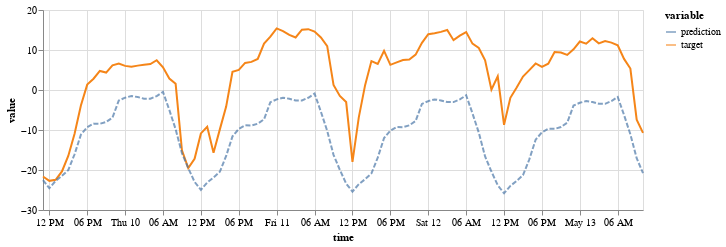

Source (notebook cell):
### Code cell
(on.Plot()
    .add(on.marks.line, input)
    .add(on.marks.line, target)
    .add(on.marks.line, prediction, type='dashed')
    .properties(width=600, height=200)
    .show()
)

### Figure 1 — Vega specification as saved in the notebook (floating-point values rounded to 4 significant figures)
{"$schema": "https://vega.github.io/schema/vega/v5.json", "data": [{"name": "source_0", "values": [], "transform": [{"type": "formula", "expr": "toDate(datum['time'])", "as": "time"}]}, {"name": "source_1", "values": [{"time": "2018-05-09T11:00:00.000", "variable": "target", "value": -21.64}, {"time": "2018-05-09T12:00:00.000", "variable": "target", "value": -22.71}, {"time": "2018-05-09T13:00:00.000", "variable": "target", "value": -22.44}, {"time": "2018-05-09T14:00:00.000", "variable": "target", "value": -20.36}, {"time": "2018-05-09T15:00:00.000", "variable": "target", "value": -16.48}, {"time": "2018-05-09T16:00:00.000", "variable": "target", "value": -10.92}, {"time": "2018-05-09T17:00:00.000", "variable": "target", "value": -3.885}, {"time": "2018-05-09T18:00:00.000", "variable": "target", "value": 1.34}, {"time": "2018-05-09T19:00:00.000", "variable": "target", "value": 2.813}, {"time": "2018-05-09T20:00:00.000", "variable": "target", "value": 4.756}, {"time": "2018-05-09T21:00:00.000", "variable": "target", "value": 4.354}, {"time": "2018-05-09T22:00:00.000", "variable": "target", "value": 6.162}, {"time": "2018-05-09T23:00:00.000", "variable": "target", "value": 6.631}, {"time": "2018-05-10T00:00:00.000", "variable": "target", "value": 6.028}, {"time": "2018-05-10T01:00:00.000", "variable": "target", "value": 5.827}, {"time": "2018-05-10T02:00:00.000", "variable": "target", "value": 6.095}, {"time": "2018-05-10T03:00:00.000", "variable": "target", "value": 6.296}, {"time": "2018-05-10T04:00:00.000", "variable": "target", "value": 6.497}, {"time": "2018-05-10T05:00:00.000", "variable": "target", "value": 7.435}, {"time": "2018-05-10T06:00:00.000", "variable": "target", "value": 5.693}, {"time": "2018-05-10T07:00:00.000", "variable": "target", "value": 2.88}, {"time": "2018-05-10T08:00:00.000", "variable": "target", "value": 1.541}, {"time": "2018-05-10T09:00:00.000", "variable": "target", "value": -15.07}, {"time": "2018-05-10T10:00:00.000", "variable": "target", "value": -19.49}, {"time": "2018-05-10T11:00:00.000", "variable": "target", "value": -17.21}, {"time": "2018-05-10T12:00:00.000", "variable": "target", "value": -10.85}, {"time": "2018-05-10T13:00:00.000", "variable": "target", "value": -9.176}, {"time": "2018-05-10T14:00:00.000", "variable": "target", "value": -15.67}, {"time": "2018-05-10T15:00:00.000", "variable": "target", "value": -9.846}, {"time": "2018-05-10T16:00:00.000", "variable": "target", "value": -4.153}, {"time": "2018-05-10T17:00:00.000", "variable": "target", "value": 4.555}, {"time": "2018-05-10T18:00:00.000", "variable": "target", "value": 5.023}, {"time": "2018-05-10T19:00:00.000", "variable": "target", "value": 6.765}, {"time": "2018-05-10T20:00:00.000", "variable": "target", "value": 7.033}, {"time": "2018-05-10T21:00:00.000", "variable": "target", "value": 7.77}, {"time": "2018-05-10T22:00:00.000", "variable": "target", "value": 11.59}, {"time": "2018-05-10T23:00:00.000", "variable": "target", "value": 13.33}, {"time": "2018-05-11T00:00:00.000", "variable": "target", "value": 15.4}, {"time": "2018-05-11T01:00:00.000", "variable": "target", "value": 14.74}, {"time": "2018-05-11T02:00:00.000", "variable": "target", "value": 13.8}, {"time": "2018-05-11T03:00:00.000", "variable": "target", "value": 13.13}, {"time": "2018-05-11T04:00:00.000", "variable": "target", "value": 15.07}, {"time": "2018-05-11T05:00:00.000", "variable": "target", "value": 15.2}, {"time": "2018-05-11T06:00:00.000", "variable": "target", "value": 14.6}, {"time": "2018-05-11T07:00:00.000", "variable": "target", "value": 13.13}, {"time": "2018-05-11T08:00:00.000", "variable": "target", "value": 10.98}, {"time": "2018-05-11T09:00:00.000", "variable": "target", "value": 1.273}, {"time": "2018-05-11T10:00:00.000", "variable": "target", "value": -1.474}, {"time": "2018-05-11T11:00:00.000", "variable": "target", "value": -3.014}, {"time": "2018-05-11T12:00:00.000", "variable": "target", "value": -17.95}, {"time": "2018-05-11T13:00:00.000", "variable": "target", "value": -6.832}, {"time": "2018-05-11T14:00:00.000", "variable": "target", "value": 1.206}, {"time": "2018-05-11T15:00:00.000", "variable": "target", "value": 7.234}, {"time": "2018-05-11T16:00:00.000", "variable": "target", "value": 6.497}, {"time": "2018-05-11T17:00:00.000", "variable": "target", "value": 9.779}, {"time": "2018-05-11T18:00:00.000", "variable": "target", "value": 6.296}, {"time": "2018-05-11T19:00:00.000", "variable": "target", "value": 6.899}, {"time": "2018-05-11T20:00:00.000", "variable": "target", "value": 7.502}, {"time": "2018-05-11T21:00:00.000", "variable": "target", "value": 7.636}, {"time": "2018-05-11T22:00:00.000", "variable": "target", "value": 8.841}, {"time": "2018-05-11T23:00:00.000", "variable": "target", "value": 11.79}, {"time": "2018-05-12T00:00:00.000", "variable": "target", "value": 13.93}, {"time": "2018-05-12T01:00:00.000", "variable": "target", "value": 14.2}, {"time": "2018-05-12T02:00:00.000", "variable": "target", "value": 14.53}, {"time": "2018-05-12T03:00:00.000", "variable": "target", "value": 15.0}, {"time": "2018-05-12T04:00:00.000", "variable": "target", "value": 12.46}, {"time": "2018-05-12T05:00:00.000", "variable": "target", "value": 13.6}, {"time": "2018-05-12T06:00:00.000", "variable": "target", "value": 14.47}, {"time": "2018-05-12T07:00:00.000", "variable": "target", "value": 11.59}, {"time": "2018-05-12T08:00:00.000", "variable": "target", "value": 10.52}, {"time": "2018-05-12T09:00:00.000", "variable": "target", "value": 7.435}, {"time": "2018-05-12T10:00:00.000", "variable": "target", "value": 0.067}, {"time": "2018-05-12T11:00:00.000", "variable": "target", "value": 3.416}, {"time": "2018-05-12T12:00:00.000", "variable": "target", "value": -8.707}, {"time": "2018-05-12T13:00:00.000", "variable": "target", "value": -1.942}, {"time": "2018-05-12T14:00:00.000", "variable": "target", "value": 0.603}, {"time": "2018-05-12T15:00:00.000", "variable": "target", "value": 3.349}, {"time": "2018-05-12T16:00:00.000", "variable": "target", "value": 4.957}, {"time": "2018-05-12T17:00:00.000", "variable": "target", "value": 6.631}, {"time": "2018-05-12T18:00:00.000", "variable": "target", "value": 5.76}, {"time": "2018-05-12T19:00:00.000", "variable": "target", "value": 6.564}, {"time": "2018-05-12T20:00:00.000", "variable": "target", "value": 9.511}, {"time": "2018-05-12T21:00:00.000", "variable": "target", "value": 9.377}, {"time": "2018-05-12T22:00:00.000", "variable": "target", "value": 8.774}, {"time": "2018-05-12T23:00:00.000", "variable": "target", "value": 10.18}, {"time": "2018-05-13T00:00:00.000", "variable": "target", "value": 12.12}, {"time": "2018-05-13T01:00:00.000", "variable": "target", "value": 11.59}, {"time": "2018-05-13T02:00:00.000", "variable": "target", "value": 12.93}, {"time": "2018-05-13T03:00:00.000", "variable": "target", "value": 11.65}, {"time": "2018-05-13T04:00:00.000", "variable": "target", "value": 12.26}, {"time": "2018-05-13T05:00:00.000", "variable": "target", "value": 11.85}, {"time": "2018-05-13T06:00:00.000", "variable": "target", "value": 11.19}, {"time": "2018-05-13T07:00:00.000", "variable": "target", "value": 7.77}, {"time": "2018-05-13T08:00:00.000", "variable": "target", "value": 5.358}, {"time": "2018-05-13T09:00:00.000", "variable": "target", "value": -7.435}, {"time": "2018-05-13T10:00:00.000", "variable": "target", "value": -10.72}], "transform": [{"type": "formula", "expr": "toDate(datum['time'])", "as": "time"}]}, {"name": "source_2", "values": [{"time": "2018-05-09T11:00:00.000", "variable": "prediction", "value": -22.55}, {"time": "2018-05-09T12:00:00.000", "variable": "prediction", "value": -24.55}, {"time": "2018-05-09T13:00:00.000", "variable": "prediction", "value": -22.71}, {"time": "2018-05-09T14:00:00.000", "variable": "prediction", "value": -21.45}, {"time": "2018-05-09T15:00:00.000", "variable": "prediction", "value": -20.02}, {"time": "2018-05-09T16:00:00.000", "variable": "prediction", "value": -16.07}, {"time": "2018-05-09T17:00:00.000", "variable": "prediction", "value": -11.16}, {"time": "2018-05-09T18:00:00.000", "variable": "prediction", "value": -9.307}, {"time": "2018-05-09T19:00:00.000", "variable": "prediction", "value": -8.419}, {"time": "2018-05-09T20:00:00.000", "variable": "prediction", "value": -8.452}, {"time": "2018-05-09T21:00:00.000", "variable": "prediction", "value": -8.002}, {"time": "2018-05-09T22:00:00.000", "variable": "prediction", "value": -6.902}, {"time": "2018-05-09T23:00:00.000", "variable": "prediction", "value": -2.63}, {"time": "2018-05-10T00:00:00.000", "variable": "prediction", "value": -1.926}, {"time": "2018-05-10T01:00:00.000", "variable": "prediction", "value": -1.514}, {"time": "2018-05-10T02:00:00.000", "variable": "prediction", "value": -1.758}, {"time": "2018-05-10T03:00:00.000", "variable": "prediction", "value": -2.173}, {"time": "2018-05-10T04:00:00.000", "variable": "prediction", "value": -2.184}, {"time": "2018-05-10T05:00:00.000", "variable": "prediction", "value": -1.517}, {"time": "2018-05-10T06:00:00.000", "variable": "prediction", "value": -0.4773}, {"time": "2018-05-10T07:00:00.000", "variable": "prediction", "value": -4.988}, {"time": "2018-05-10T08:00:00.000", "variable": "prediction", "value": -9.805}, {"time": "2018-05-10T09:00:00.000", "variable": "prediction", "value": -15.78}, {"time": "2018-05-10T10:00:00.000", "variable": "prediction", "value": -19.53}, {"time": "2018-05-10T11:00:00.000", "variable": "prediction", "value": -22.97}, {"time": "2018-05-10T12:00:00.000", "variable": "prediction", "value": -24.97}, {"time": "2018-05-10T13:00:00.000", "variable": "prediction", "value": -23.13}, {"time": "2018-05-10T14:00:00.000", "variable": "prediction", "value": -21.87}, {"time": "2018-05-10T15:00:00.000", "variable": "prediction", "value": -20.44}, {"time": "2018-05-10T16:00:00.000", "variable": "prediction", "value": -16.49}, {"time": "2018-05-10T17:00:00.000", "variable": "prediction", "value": -11.59}, {"time": "2018-05-10T18:00:00.000", "variable": "prediction", "value": -9.729}, {"time": "2018-05-10T19:00:00.000", "variable": "prediction", "value": -8.841}, {"time": "2018-05-10T20:00:00.000", "variable": "prediction", "value": -8.874}, {"time": "2018-05-10T21:00:00.000", "variable": "prediction", "value": -8.424}, {"time": "2018-05-10T22:00:00.000", "variable": "prediction", "value": -7.324}, {"time": "2018-05-10T23:00:00.000", "variable": "prediction", "value": -3.052}, {"time": "2018-05-11T00:00:00.000", "variable": "prediction", "value": -2.348}, {"time": "2018-05-11T01:00:00.000", "variable": "prediction", "value": -1.936}, {"time": "2018-05-11T02:00:00.000", "variable": "prediction", "value": -2.181}, {"time": "2018-05-11T03:00:00.000", "variable": "prediction", "value": -2.595}, {"time": "2018-05-11T04:00:00.000", "variable": "prediction", "value": -2.606}, {"time": "2018-05-11T05:00:00.000", "variable": "prediction", "value": -1.939}, {"time": "2018-05-11T06:00:00.000", "variable": "prediction", "value": -0.8994}, {"time": "2018-05-11T07:00:00.000", "variable": "prediction", "value": -5.41}, {"time": "2018-05-11T08:00:00.000", "variable": "prediction", "value": -10.23}, {"time": "2018-05-11T09:00:00.000", "variable": "prediction", "value": -16.2}, {"time": "2018-05-11T10:00:00.000", "variable": "prediction", "value": -19.96}, {"time": "2018-05-11T11:00:00.000", "variable": "prediction", "value": -23.4}, {"time": "2018-05-11T12:00:00.000", "variable": "prediction", "value": -25.39}, {"time": "2018-05-11T13:00:00.000", "variable": "prediction", "value": -23.55}, {"time": "2018-05-11T14:00:00.000", "variable": "prediction", "value": -22.3}, {"time": "2018-05-11T15:00:00.000", "variable": "prediction", "value": -20.86}, {"time": "2018-05-11T16:00:00.000", "variable": "prediction", "value": -16.92}, {"time": "2018-05-11T17:00:00.000", "variable": "prediction", "value": -12.01}, {"time": "2018-05-11T18:00:00.000", "variable": "prediction", "value": -10.15}, {"time": "2018-05-11T19:00:00.000", "variable": "prediction", "value": -9.264}, {"time": "2018-05-11T20:00:00.000", "variable": "prediction", "value": -9.296}, {"time": "2018-05-11T21:00:00.000", "variable": "prediction", "value": -8.846}, {"time": "2018-05-11T22:00:00.000", "variable": "prediction", "value": -7.746}, {"time": "2018-05-11T23:00:00.000", "variable": "prediction", "value": -3.474}, {"time": "2018-05-12T00:00:00.000", "variable": "prediction", "value": -2.77}, {"time": "2018-05-12T01:00:00.000", "variable": "prediction", "value": -2.358}, {"time": "2018-05-12T02:00:00.000", "variable": "prediction", "value": -2.603}, {"time": "2018-05-12T03:00:00.000", "variable": "prediction", "value": -3.017}, {"time": "2018-05-12T04:00:00.000", "variable": "prediction", "value": -3.029}, {"time": "2018-05-12T05:00:00.000", "variable": "prediction", "value": -2.361}, {"time": "2018-05-12T06:00:00.000", "variable": "prediction", "value": -1.322}, {"time": "2018-05-12T07:00:00.000", "variable": "prediction", "value": -5.832}, {"time": "2018-05-12T08:00:00.000", "variable": "prediction", "value": -10.65}, {"time": "2018-05-12T09:00:00.000", "variable": "prediction", "value": -16.63}, {"time": "2018-05-12T10:00:00.000", "variable": "prediction", "value": -20.38}, {"time": "2018-05-12T11:00:00.000", "variable": "prediction", "value": -23.82}, {"time": "2018-05-12T12:00:00.000", "variable": "prediction", "value": -25.82}, {"time": "2018-05-12T13:00:00.000", "variable": "prediction", "value": -23.97}, {"time": "2018-05-12T14:00:00.000", "variable": "prediction", "value": -22.72}, {"time": "2018-05-12T15:00:00.000", "variable": "prediction", "value": -21.29}, {"time": "2018-05-12T16:00:00.000", "variable": "prediction", "value": -17.34}, {"time": "2018-05-12T17:00:00.000", "variable": "prediction", "value": -12.43}, {"time": "2018-05-12T18:00:00.000", "variable": "prediction", "value": -10.57}, {"time": "2018-05-12T19:00:00.000", "variable": "prediction", "value": -9.686}, {"time": "2018-05-12T20:00:00.000", "variable": "prediction", "value": -9.718}, {"time": "2018-05-12T21:00:00.000", "variable": "prediction", "value": -9.268}, {"time": "2018-05-12T22:00:00.000", "variable": "prediction", "value": -8.168}, {"time": "2018-05-12T23:00:00.000", "variable": "prediction", "value": -3.896}, {"time": "2018-05-13T00:00:00.000", "variable": "prediction", "value": -3.192}, {"time": "2018-05-13T01:00:00.000", "variable": "prediction", "value": -2.78}, {"time": "2018-05-13T02:00:00.000", "variable": "prediction", "value": -3.025}, {"time": "2018-05-13T03:00:00.000", "variable": "prediction", "value": -3.439}, {"time": "2018-05-13T04:00:00.000", "variable": "prediction", "value": -3.451}, {"time": "2018-05-13T05:00:00.000", "variable": "prediction", "value": -2.783}, {"time": "2018-05-13T06:00:00.000", "variable": "prediction", "value": -1.744}, {"time": "2018-05-13T07:00:00.000", "variable": "prediction", "value": -6.254}, {"time": "2018-05-13T08:00:00.000", "variable": "prediction", "value": -11.07}, {"time": "2018-05-13T09:00:00.000", "variable": "prediction", "value": -17.05}, {"time": "2018-05-13T10:00:00.000", "variable": "prediction", "value": -20.8}], "transform": [{"type": "formula", "expr": "toDate(datum['time'])", "as": "time"}]}, {"name": "source_0_color_domain_variable_0", "values": []}, {"name": "source_1_color_domain_variable_1", "values": [{"variable": "target"}]}, {"name": "source_2_color_domain_variable_2", "values": [{"variable": "prediction"}]}], "marks": [{"type": "group", "name": "layer_0_pathgroup", "from": {"facet": {"data": "source_0", "name": "faceted_path_layer_0_main", "groupby": ["variable"]}}, "encode": {"update": {"height": {"field": {"signal": null, "datum": null, "group": "height", "parent": null}}, "width": {"field": {"signal": null, "datum": null, "group": "width", "parent": null}}}}, "marks": [{"type": "line", "name": "layer_0_marks", "from": {"data": "faceted_path_layer_0_main"}, "sort": {"field": "x"}, "encode": {"update": {"x": {"field": "time", "scale": "x"}, "defined": {"signal": "isValid(datum[\"time\"]) && isFinite(+datum[\"time\"]) && isValid(datum[\"value\"]) && isFinite(+datum[\"value\"])"}, "y": {"field": "value", "scale": "y"}, "stroke": {"field": "variable", "scale": "color"}}}, "style": ["line"]}]}, {"type": "group", "name": "layer_1_pathgroup", "from": {"facet": {"data": "source_1", "name": "faceted_path_layer_1_main", "groupby": ["variable"]}}, "encode": {"update": {"width": {"field": {"signal": null, "datum": null, "group": "width", "parent": null}}, "height": {"field": {"signal": null, "datum": null, "group": "height", "parent": null}}}}, "marks": [{"type": "line", "name": "layer_1_marks", "from": {"data": "faceted_path_layer_1_main"}, "sort": {"field": "x"}, "encode": {"update": {"stroke": {"field": "variable", "scale": "color"}, "x": {"field": "time", "scale": "x"}, "y": {"field": "value", "scale": "y"}, "defined": {"signal": "isValid(datum[\"time\"]) && isFinite(+datum[\"time\"]) && isValid(datum[\"value\"]) && isFinite(+datum[\"value\"])"}}}, "style": ["line"]}]}, {"type": "group", "name": "layer_2_pathgroup", "from": {"facet": {"data": "source_2", "name": "faceted_path_layer_2_main", "groupby": ["variable"]}}, "encode": {"update": {"height": {"field": {"signal": null, "datum": null, "group": "height", "parent": null}}, "width": {"field": {"signal": null, "datum": null, "group": "width", "parent": null}}}}, "marks": [{"type": "line", "name": "layer_2_marks", "from": {"data": "faceted_path_layer_2_main"}, "sort": {"field": "x"}, "encode": {"update": {"opacity": {"value": 0.7}, "y": {"field": "value", "scale": "y"}, "x": {"field": "time", "scale": "x"}, "strokeDash": {"value": [5, 2]}, "defined": {"signal": "isValid(datum[\"time\"]) && isFinite(+datum[\"time\"]) && isValid(datum[\"value\"]) && isFinite(+datum[\"value\"])"}, "stroke": {"field": "variable", "scale": "color"}}}, "style": ["line"]}]}], "scales": [{"name": "x", "type": "time", "domain": {"fields": [{"data": "source_0", "field": "time"}, {"data": "source_1", "field": "time"}, {"data": "source_2", "field": "time"}]}, "range": [0, {"signal": "width"}]}, {"name": "y", "type": "linear", "domain": {"fields": [{"data": "source_0", "field": "value"}, {"data": "source_1", "field": "value"}, {"data": "source_2", "field": "value"}]}, "range": [{"signal": "height"}, 0], "zero": true, "nice": true}, {"name": "color", "type": "ordinal", "domain": {"fields": [{"data": "source_0_color_domain_variable_0", "field": "variable"}, {"data": "source_1_color_domain_variable_1", "field": "variable"}, {"data": "source_2_color_domain_variable_2", "field": "variable"}], "sort": true}, "range": "category"}], "axes": [{"scale": "x", "grid": true, "gridScale": "y", "orient": "bottom", "aria": false, "tickCount": {"signal": "ceil(width/40)"}, "domain": false, "minExtent": 0, "ticks": false, "zindex": 0, "maxExtent": 0, "labels": false}, {"scale": "y", "aria": false, "maxExtent": 0, "ticks": false, "zindex": 0, "labels": false, "grid": true, "tickCount": {"signal": "ceil(height/40)"}, "gridScale": "x", "domain": false, "orient": "left", "minExtent": 0}, {"scale": "x", "tickCount": {"signal": "ceil(width/40)"}, "zindex": 0, "labelOverlap": true, "labelFlush": true, "grid": false, "title": "time", "orient": "bottom"}, {"scale": "y", "title": "value", "zindex": 0, "grid": false, "labelOverlap": true, "orient": "left", "tickCount": {"signal": "ceil(height/40)"}}], "width": 600, "background": "white", "height": 200, "padding": 5, "legends": [{"stroke": "color", "symbolType": "stroke", "title": "variable", "encode": {"symbols": {"update": {"opacity": {"value": 0.7}}}}}], "style": "cell"}
